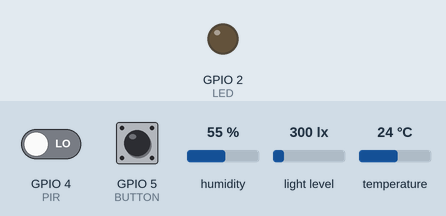
This sketch was run on a simulated ESP32. Shown: output pins drawn as LEDs (lit = HIGH). Inputs (shaded band) come from the test bench; at power-on: GPIO 5 (BUTTON) LOW, GPIO 4 (PIR) LOW, humidity 55 %, light level 300 lx, temperature 24 °C. WiFi joins after 1.5 s; servers stay silent unless stated.

Above: at 3.0 s.
3.1 s: GPIO 5 (BUTTON) pulled HIGH for 1 s
At 5.4 s:
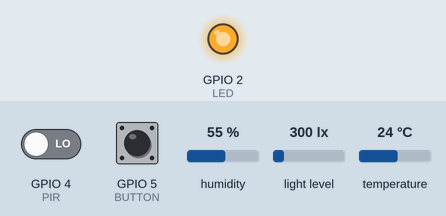
6.6 s: GPIO 5 (BUTTON) pulled HIGH for 3.2 s
At 10.9 s:
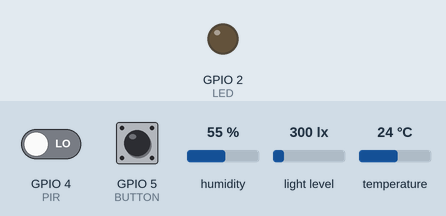
11.3 s: GPIO 5 (BUTTON) pulled HIGH for 0.15 s
At 12.8 s:
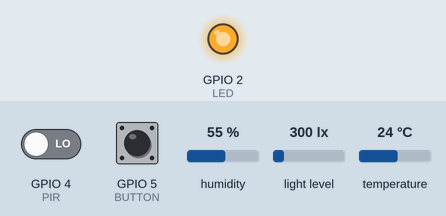
Timing chart, 0 to 14.3 s (numbered marks = the images above; inputs shaded):
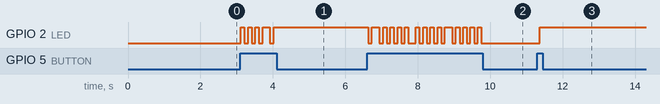

Measured:
- after the input at 3.1 s, GPIO 2 (LED): goes 3 × (HIGH 0.10 s, LOW 0.10 s), HIGH 0.20 s, LOW 0.10 s, then HIGH, starting at once
- after the input at 6.6 s, GPIO 2 (LED): HIGH → LOW at once, → HIGH 0.10 s later, → LOW 0.21 s later, → HIGH 0.10 s later, … (29 changes in this stretch)
- after the input at 11.3 s, GPIO 2 (LED): LOW → HIGH after 0.07 s

The sketch:

Projeto_Embarcados_P3.ino
```cpp
#define BLYNK_PRINT Serial
#define DHTPIN 15     // Digital pin connected to the DHT sensor
#define DHTTYPE DHT22   // DHT 22  (AM2302), AM2321
#define BUTTON 5
#define PIR 4
#define LED 2

#include <Arduino.h>
#include <WiFi.h>
#include <WiFiClient.h>
#include <BlynkSimpleEsp32.h>
#include <DHT.h>
#include <Wire.h>
#include <BH1750.h>


BlynkTimer timer;
WidgetLED led1(V2);
WidgetLED led2(V3);
DHT dht(DHTPIN, DHTTYPE);
BH1750 lightMeter;

char auth[] = "TOKEN_DO_BLYNK";
char ssid[] = "NOME_DA_REDE";
char pass[] = "SENHA_DA_REDE";

int interruptor_blynk = 0;
int alarme_blynk = 0;
int interruptor_fisico = 0;

void sendSensor()
{
  float temp = dht.readTemperature();
  float umid = dht.readHumidity();
  uint16_t lux = lightMeter.readLightLevel();

  if (isnan(temp) || isnan(umid)) {
    Serial.println(F("Failed to read from DHT sensor!"));
    return;
  }

  Blynk.virtualWrite(V4, temp);      // Enviar temperatura
  Blynk.virtualWrite(V5, umid);      // Enviar umiddade
  Blynk.virtualWrite(V6, lux);       // Enviar luminosidade

  delay(100);
}

BLYNK_WRITE(V0)
{
  if(param.asInt() == 1)
  {
    interruptor_blynk = !interruptor_blynk;
  }
}

BLYNK_WRITE(V1)
{
  alarme_blynk = param.asInt();
}

void setup()
{
  Serial.begin(115200);
  dht.begin();
  Wire.begin();
  lightMeter.begin();

  pinMode(LED, OUTPUT);

  Blynk.begin(auth, ssid, pass);
  timer.setInterval(1000L, sendSensor);
}

void loop()
{
  Blynk.run();
  timer.run();

  int presence = digitalRead(PIR);

  if(digitalRead(BUTTON) == 1)
  {
    interruptor_fisico = !interruptor_fisico;
  }

  if(interruptor_blynk == 0 && interruptor_fisico == 1)
  {
    digitalWrite(LED, HIGH);
    led1.on();
  }
  else if(interruptor_blynk == 1 && interruptor_fisico == 0)
  {
    digitalWrite(LED, HIGH);
    led1.on();
  }
  else if(interruptor_blynk == 0 && interruptor_fisico == 0)
  {
    digitalWrite(LED, LOW);
    led1.off();
  }
  else if(interruptor_blynk == 1 && interruptor_fisico == 1)
  {
    digitalWrite(LED, LOW);
    led1.off();
  }

  if(alarme_blynk == 1 && presence == 1)
  {
    led2.on();
  }
  else
  {
    led2.off();
  }
  delay(100);
}
```
